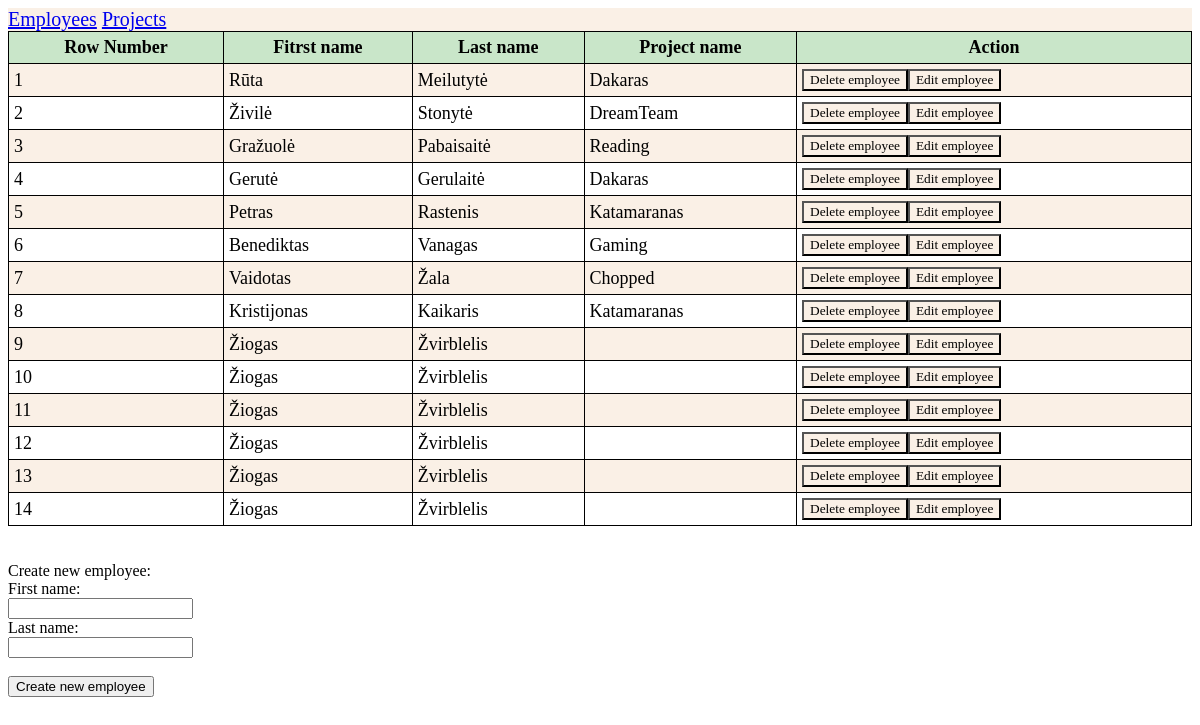
The page / on the database its author committed.
### tables this page shows
CREATE TABLE `emploees` (
  `id` int(11) NOT NULL AUTO_INCREMENT,
  `f_name` varchar(45) NOT NULL,
  `l_name` varchar(45) NOT NULL,
  PRIMARY KEY (`id`)
);

CREATE TABLE `projects` (
  `id_projects` int(11) NOT NULL AUTO_INCREMENT,
  `p_name` varchar(45) NOT NULL,
  PRIMARY KEY (`id_projects`)
);

### index.php (the view, shortened to what this page needs)
<!DOCTYPE html>
<html lang="en">
<head>
    <link rel="stylesheet" href="stylesheet.css">
</head>
<body>
    <header style="color: black;">
    <a href="./index.php">Employees</a>
    <a href="./projects.php">Projects</a>
    </header>
<?php
$servername = "localhost";
$username = "root";
$password = "mysql";
$dbname = "sprint2";
$conn = mysqli_connect($servername, $username, $password, $dbname);
$sql_e = "SELECT emploees.id, emploees.f_name, emploees.l_name, projects.p_name FROM emploees
LEFT JOIN emploees_projects ON emploees.id = emploees_projects.id_emploees
LEFT JOIN projects ON projects.id_projects = emploees_projects.id_projects";
$result_e = mysqli_query($conn, $sql_e);
print "<table >
<tr>
    <th>Row Number</th>
    <th>Fitrst name</th>
    <th>Last name</th>
    <th>Project name</th>
    <th>Action</th>
</tr>";
$counter=1;
while($row_e = mysqli_fetch_array($result_e))
{  print (
'<tr><td>' . $counter . '</td>
     <td>' . $row_e['f_name'] . '</td>
     <td>' . $row_e['l_name'] . '</td>
     <td>' . $row_e['p_name'] . '</td>
     <td>'
     . '<a href="?action=delete&id=' . $row_e['id'] . '">
     <button onclick="return confirm(\'Delete?\')" >Delete employee</button></a>'
     . '<a href="?action=edit_e&id=' . $row_e['id'] . '">
     <button>Edit employee</button></a>' . '</td></tr>');
 $counter++;
}
print "</table>";
?>
<div>
<br>
<br>
 <h3p>Create new employee:</h3p>
<form action="" method="GET">
    <label for="f_name">First name: </label><br>
    <input type="text" id="f_name" name="f_name"><br>
    <label for="l_name">Last name: </label><br>
    <input type="text" id="l_name" name="l_name" ><br><br>
    <input type="submit" name="create_empl" value="Create new employee">
</form>
</div>
</body>
</html>

### stylesheet.css (style rules this page uses)
header { font-family: Cambria, Cochin, Georgia, Times, 'Times New Roman', serif; color:black; background-color: linen; font-size: 20px; }
table { width:100%; font-family: Cambria, Cochin, Georgia, Times, 'Times New Roman', serif; border-collapse: collapse; }
th, td { padding: 5px; border: 1px solid black; font-size: 18px; }
th { background-color: rgb(201, 230, 201); }
tr:nth-child(even) { background-color: linen; }
tr:nth-child(odd) { background-color: #fff; }
button { float: left; background-color: linen; font-family: Cambria, Cochin, Georgia, Times, 'Times New Roman', serif; border-collapse: collapse; margin-left: 15 px; }

### rows shown on the page
emploees: f_name "Rūta", l_name "Meilutytė", projects.p_name "Dakaras"
emploees: f_name "Živilė", l_name "Stonytė", projects.p_name "DreamTeam"
emploees: f_name "Gražuolė", l_name "Pabaisaitė", projects.p_name "Reading"
emploees: f_name "Gerutė", l_name "Gerulaitė", projects.p_name "Dakaras"
emploees: f_name "Petras", l_name "Rastenis", projects.p_name "Katamaranas"
emploees: f_name "Benediktas", l_name "Vanagas", projects.p_name "Gaming"
emploees: f_name "Vaidotas", l_name "Žala", projects.p_name "Chopped"
emploees: f_name "Kristijonas", l_name "Kaikaris", projects.p_name "Katamaranas"
emploees: f_name "Žiogas", l_name "Žvirblelis"
emploees: f_name "Žiogas", l_name "Žvirblelis"
emploees: f_name "Žiogas", l_name "Žvirblelis"
emploees: f_name "Žiogas", l_name "Žvirblelis"
emploees: f_name "Žiogas", l_name "Žvirblelis"
emploees: f_name "Žiogas", l_name "Žvirblelis"
